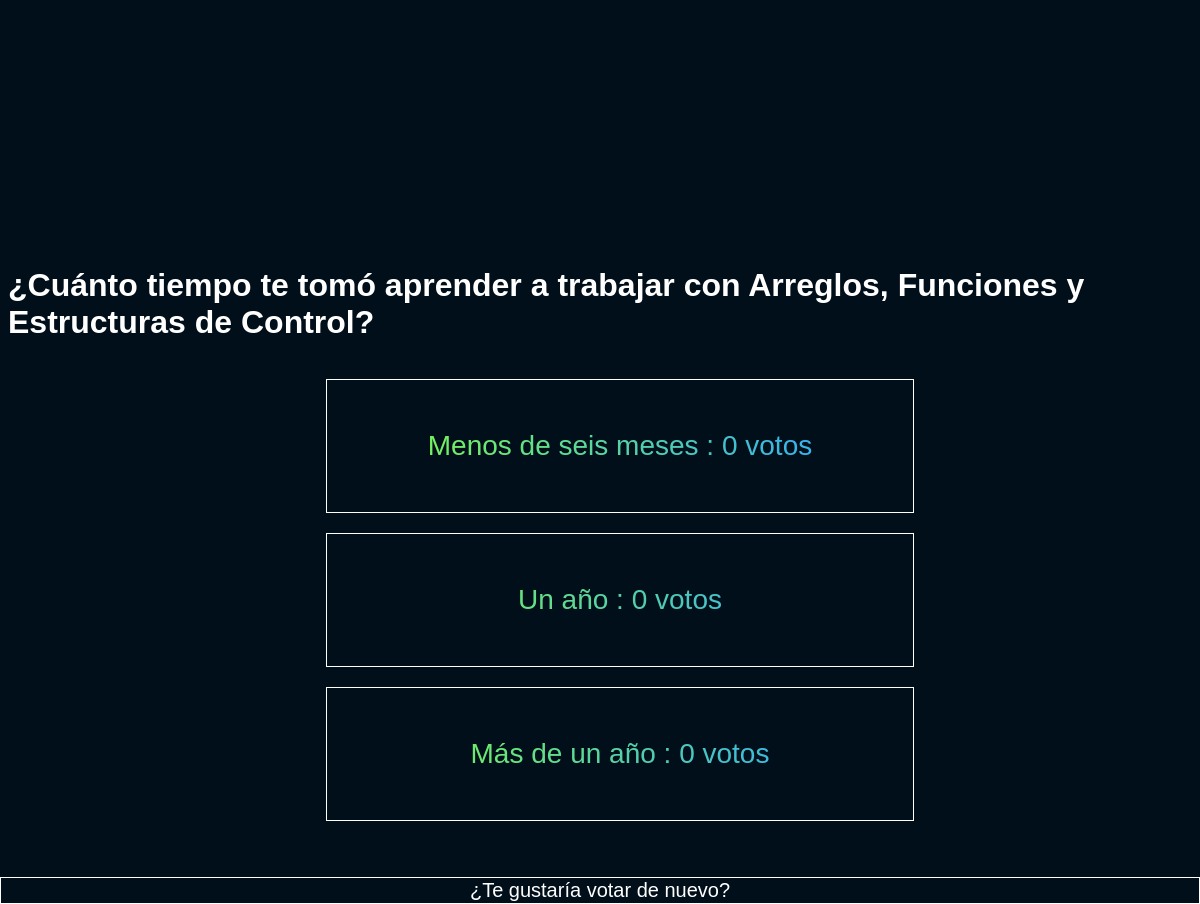
The app's page /polls/2/results/ with its own data.
### polls/models.py (models this page shows, shortened)
class Question(models.Model):
    question_text = models.CharField(max_length=200)
    pub_date = models.DateTimeField("date published")

class Choice(models.Model):
    question = models.ForeignKey(Question, on_delete=models.CASCADE)
    choice_text = models.CharField(max_length=200)
    votes = models.IntegerField(default=0)

### polls/views.py (the view)
# urls.py: path("<int:pk>/results/", views.ResultView.as_view(), name="results"),
class ResultView(generic.DetailView):
    model = Question
    template_name = "polls/results.html"

### polls/templates/polls/results.html (shortened to what this page needs)
{% load static %}
<!DOCTYPE html>
<html lang="en">
<head>
    <link rel="stylesheet" href="{% static 'polls/style.css' %}">
    <link rel="stylesheet" href="{% static 'polls/results.css' %}">
</head>
<body>
        <h1 style="margin-top: 30%;">{{ question.question_text }}</h1>
        <ul>
            {% for choice in question.choice_set.all %}
                <li>{{ choice.choice_text }} : {{ choice.votes }} voto{{ choice.votes|pluralize }}</li>
            {% endfor %}
        </ul>
    <input type="submit" href="{% url 'polls:detail' question.id %}" value="¿Te gustaría votar de nuevo?">
</body>
</html>

### polls/static/polls/style.css (style rules this page uses)
body, header, ul, li, footer { align-items: center; display: flex; justify-content: center; }
header, ul { background: linear-gradient( to right, hsl(98, 100%, 62%), hsl(204, 100%, 59%) ); -webkit-background-clip: text; -webkit-text-fill-color: transparent; text-align: center; }
body { background: hsl(204, 100%, 5%); flex-direction: column; font-family: Arial, Helvetica, sans-serif; height: 100vh; }
ul { flex-direction: column; }
li { border: 1px solid white; font-size: 28px; margin-bottom: 20px; padding: 50px; width: 500px; }

### polls/static/polls/results.css (style rules this page uses)
h1 { color: white; }
li { width: 100%; }
input[type="submit"] { -webkit-text-fill-color: white; background-color: hsl(205, 100%, 5%); border: 1px solid white; font-size: 20px; height: 40px; margin-top: 20px; width: 100vw!important; border: 1px solid white; align-items: center; border: 1px solid white; display: flex; flex-direction: column; justify-content: center; }

### records on screen
Question: question_text "¿Cuánto tiempo te tomó aprender a trabajar con Arreglos, Funciones y Estructuras de Control?", id "¿Te gustaría votar de nuevo?"
Choice: choice_text "Menos de seis meses", votes "0"
Choice: choice_text "Un año", votes "0"
Choice: choice_text "Más de un año", votes "0"
